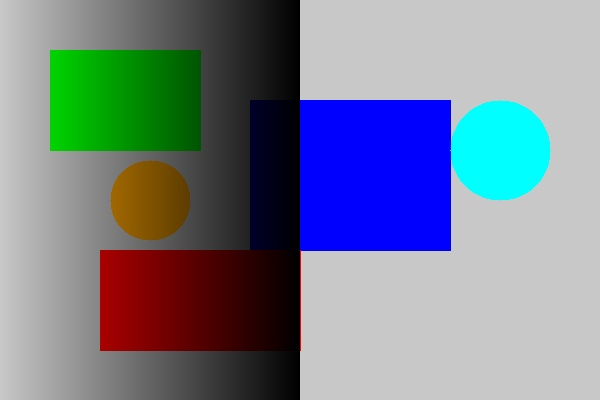
#> input picture Chapter1/module4/test_image_clean.jpg, 600 x 400 px; the run also reads 1 picture not shown here
$ python opencv_filter_benchmarking.py   (older library calls are emulated)
#> lines starting #> are read from the running program, lines starting #| are printed output that depends on the picture
"""
OpenCV Filter Benchmarking - Hands-on Exercises

This script demonstrates comprehensive benchmarking of image smoothing filters:
- Speed benchmarking using time.perf_counter() over multiple iterations
- Quality assessment using PSNR (Peak Signal-to-Noise Ratio)
- Quality assessment using SSIM (Structural Similarity Index)
- Comparison of 4 smoothing techniques: Box, Gaussian, Bilateral, Median
- Edge preservation vs noise suppression analysis
"""

import cv2
import numpy as np
import os
import time


def create_noisy_image(image_path):
    """
    Create a clean sample image and generate a noisy version for testing.

    Creates a clean image with geometric shapes and adds Gaussian noise
    to simulate real-world noisy images.

    Args:
        image_path (str): Base path for saving images (without extension).

    Returns:
        tuple: (clean_image, noisy_image) where:
            - clean_image (ndarray): Clean reference image
            - noisy_image (ndarray): Noisy version for filtering

    Prints:
        - Confirmation of image creation
        - Image dimensions and noise characteristics
    """
    clean_path = image_path + "_clean.jpg"
    noisy_path = image_path + "_noisy.jpg"

    if os.path.exists(clean_path) and os.path.exists(noisy_path):
        clean = cv2.imread(clean_path)
        noisy = cv2.imread(noisy_path)
        return clean, noisy

    # Create clean image with geometric shapes
    clean = np.ones((400, 600, 3), dtype=np.uint8) * 200  # Light gray background

    # Add colored rectangles
    cv2.rectangle(clean, (50, 50), (200, 150), (0, 255, 0), -1)  # Green
    cv2.rectangle(clean, (250, 100), (450, 250), (255, 0, 0), -1)  # Blue
    cv2.rectangle(clean, (100, 250), (300, 350), (0, 0, 255), -1)  # Red

    # Add circles
    cv2.circle(clean, (150, 200), 40, (0, 165, 255), -1)  # Orange
    cv2.circle(clean, (500, 150), 50, (255, 255, 0), -1)  # Cyan

    # Add gradients for smooth transitions
    for y in range(clean.shape[0]):
        for x in range(clean.shape[1]):
            if x < 300:
                clean[y, x] = (clean[y, x] * (1 - x / 300.0)).astype(np.uint8)

    # Save clean image
    os.makedirs(os.path.dirname(image_path) if os.path.dirname(image_path) else '.', exist_ok=True)
    cv2.imwrite(clean_path, clean)

    # Create noisy image by adding Gaussian noise
    noise = np.random.normal(0, 25, clean.shape).astype(np.float32)
    noisy = cv2.add(clean.astype(np.float32), noise)
    noisy = np.clip(noisy, 0, 255).astype(np.uint8)

    cv2.imwrite(noisy_path, noisy)
    return clean, noisy


def load_test_images(image_path):
    """
    Load clean and noisy test images for benchmarking.

    Creates test images if they don't exist and loads them.

    Args:
        image_path (str): Base path for image files.

    Returns:
        tuple: (clean_image, noisy_image) where:
            - clean_image (ndarray): Clean reference image (ground truth)
            - noisy_image (ndarray): Noisy image for filtering

    Prints:
        - Image dimensions
        - Noise statistics
    """
    print("\n" + "="*70)
    print("LOADING TEST IMAGES")
    print("="*70)

    clean, noisy = create_noisy_image(image_path)

    print(f"✓ Clean image loaded: Shape {clean.shape}")
    print(f"✓ Noisy image loaded: Shape {noisy.shape}")

    # Calculate noise statistics
    noise_diff = cv2.absdiff(clean.astype(np.float32), noisy.astype(np.float32))
    noise_mean = noise_diff.mean()
    noise_std = noise_diff.std()

    print(f"\nNoise Statistics:")
    print(f"  Mean absolute difference: {noise_mean:.2f}")
    print(f"  Std deviation: {noise_std:.2f}")
    print(f"  Noise estimate (σ): ~25.0")

    return clean, noisy


def psnr(clean, filtered):
    """
    Calculate Peak Signal-to-Noise Ratio (PSNR).

    PSNR = 10 * log10(MAX²/MSE) where MAX=255 for uint8 images.
    Higher values indicate better quality (more similar to clean image).

    Args:
        clean (ndarray): Clean reference image (ground truth).
        filtered (ndarray): Filtered image to evaluate.

    Returns:
        float: PSNR value in dB.

    Formula:
        MSE = mean((clean - filtered)²)
        PSNR = 10 * log10(255² / MSE)
    """
    clean = clean.astype(np.float32)
    filtered = filtered.astype(np.float32)

    mse = np.mean((clean - filtered) ** 2)
    if mse == 0:
        return 100.0  # Perfect reconstruction

    max_pixel = 255.0
    psnr_value = 10 * np.log10((max_pixel ** 2) / mse)
    return psnr_value


def ssim_score(clean, filtered):
    """
    Calculate Structural Similarity Index (SSIM).

    SSIM measures perceived quality considering luminance, contrast, and structure.
    Values range from -1 to 1, where 1 is perfect similarity.

    Args:
        clean (ndarray): Clean reference image (ground truth).
        filtered (ndarray): Filtered image to evaluate.

    Returns:
        float: SSIM value (range: -1 to 1).

    Formula:
        SSIM = (2μx*μy + C1)(2σxy + C2) / ((μx² + μy² + C1)(σx² + σy² + C2))
    """
    clean = cv2.cvtColor(clean, cv2.COLOR_BGR2GRAY) if len(clean.shape) == 3 else clean
    filtered = cv2.cvtColor(filtered, cv2.COLOR_BGR2GRAY) if len(filtered.shape) == 3 else filtered

    clean = clean.astype(np.float32)
    filtered = filtered.astype(np.float32)

    # Constants for SSIM
    c1 = (0.01 * 255) ** 2
    c2 = (0.03 * 255) ** 2

    # Calculate local means
    kernel = cv2.getGaussianKernel(11, 1.5)
    kernel = kernel @ kernel.T

    mu1 = cv2.filter2D(clean, -1, kernel)
    mu2 = cv2.filter2D(filtered, -1, kernel)

    mu1_sq = mu1 ** 2
    mu2_sq = mu2 ** 2
    mu1_mu2 = mu1 * mu2

    sigma1_sq = cv2.filter2D(clean ** 2, -1, kernel) - mu1_sq
    sigma2_sq = cv2.filter2D(filtered ** 2, -1, kernel) - mu2_sq
    sigma12 = cv2.filter2D(clean * filtered, -1, kernel) - mu1_mu2

    # Calculate SSIM map
    ssim_map = ((2 * mu1_mu2 + c1) * (2 * sigma12 + c2)) / \
               ((mu1_sq + mu2_sq + c1) * (sigma1_sq + sigma2_sq + c2))

    return np.mean(ssim_map)


def benchmark_speed(noisy, kernel_size=5, iterations=100):
    """
    Benchmark execution time of all smoothing filters.

    Measures wall-clock time using time.perf_counter() for accurate benchmarking.
    Each filter is applied multiple iterations to reduce timing noise.

    Args:
        noisy (ndarray): Input noisy image.
        kernel_size (int): Size of convolution kernel (default: 5).
        iterations (int): Number of iterations per filter (default: 100).

    Returns:
        dict: Dictionary with filter names as keys and execution times (ms) as values.

    Prints:
        - Execution time for each filter
        - Time per iteration
        - Speed ranking (fastest to slowest)
    """
    print("\n" + "="*70)
    print("SPEED BENCHMARKING (100 iterations)")
    print("="*70)

    results = {}
    times = {}

    # Box Filter (cv2.blur)
    print(f"\n1. Box Filter (cv2.blur):")
    start = time.perf_counter()
    for _ in range(iterations):
        cv2.blur(noisy, (kernel_size, kernel_size))
    elapsed = (time.perf_counter() - start) * 1000  # Convert to ms
    times['Box Filter'] = elapsed
    results['box'] = cv2.blur(noisy, (kernel_size, kernel_size))
    print(f"   Total time: {elapsed:.2f} ms")
    print(f"   Per iteration: {elapsed/iterations:.4f} ms")

    # Gaussian Filter (cv2.GaussianBlur)
    print(f"\n2. Gaussian Filter (cv2.GaussianBlur):")
    start = time.perf_counter()
    for _ in range(iterations):
        cv2.GaussianBlur(noisy, (kernel_size, kernel_size), 1.0)
    elapsed = (time.perf_counter() - start) * 1000
    times['Gaussian Filter'] = elapsed
    results['gaussian'] = cv2.GaussianBlur(noisy, (kernel_size, kernel_size), 1.0)
    print(f"   Total time: {elapsed:.2f} ms")
    print(f"   Per iteration: {elapsed/iterations:.4f} ms")

    # Median Filter (cv2.medianBlur)
    print(f"\n3. Median Filter (cv2.medianBlur):")
    start = time.perf_counter()
    for _ in range(iterations):
        cv2.medianBlur(noisy, kernel_size)
    elapsed = (time.perf_counter() - start) * 1000
    times['Median Filter'] = elapsed
    results['median'] = cv2.medianBlur(noisy, kernel_size)
    print(f"   Total time: {elapsed:.2f} ms")
    print(f"   Per iteration: {elapsed/iterations:.4f} ms")

    # Bilateral Filter (cv2.bilateralFilter)
    print(f"\n4. Bilateral Filter (cv2.bilateralFilter):")
    start = time.perf_counter()
    for _ in range(iterations):
        cv2.bilateralFilter(noisy, kernel_size, 75, 75)
    elapsed = (time.perf_counter() - start) * 1000
    times['Bilateral Filter'] = elapsed
    results['bilateral'] = cv2.bilateralFilter(noisy, kernel_size, 75, 75)
    print(f"   Total time: {elapsed:.2f} ms")
    print(f"   Per iteration: {elapsed/iterations:.4f} ms")

    # Ranking
    print(f"\n" + "-"*70)
    print("SPEED RANKING (Fastest to Slowest):")
    for rank, (name, time_ms) in enumerate(sorted(times.items(), key=lambda x: x[1]), 1):
        print(f"  {rank}. {name:<20} - {time_ms:>8.2f} ms")

    return results, times


def benchmark_quality(clean, filtered_results, output_dir):
    """
    Benchmark quality of filtered images using PSNR and SSIM metrics.

    Compares each filtered result against the clean reference image
    using objective quality metrics.

    Args:
        clean (ndarray): Clean reference image (ground truth).
        filtered_results (dict): Dictionary of filtered images.
        output_dir (str): Directory to save results.

    Returns:
        dict: Dictionary with quality metrics for each filter.

    Prints:
        - PSNR and SSIM for each filter
        - Quality ranking
        - Interpretation of results
    """
    print("\n" + "="*70)
    print("QUALITY BENCHMARKING (Against Clean Reference)")
    print("="*70)

    metrics = {}

    for name, filtered in filtered_results.items():
        psnr_val = psnr(clean, filtered)
        ssim_val = ssim_score(clean, filtered)
        metrics[name] = {'psnr': psnr_val, 'ssim': ssim_val}

        print(f"\n{name.upper()}:")
        print(f"  PSNR: {psnr_val:.2f} dB")
        print(f"  SSIM: {ssim_val:.4f}")

    # Ranking by PSNR
    print(f"\n" + "-"*70)
    print("QUALITY RANKING (by PSNR - Higher is Better):")
    sorted_psnr = sorted(metrics.items(), key=lambda x: x[1]['psnr'], reverse=True)
    for rank, (name, values) in enumerate(sorted_psnr, 1):
        print(f"  {rank}. {name.upper():<20} - PSNR: {values['psnr']:>6.2f} dB, SSIM: {values['ssim']:>6.4f}")

    return metrics


def analyze_edge_preservation(clean, noisy, filtered_results, output_dir):
    """
    Analyze edge preservation capability of each filter.

    Uses Sobel edge detection to measure edge sharpness before and after filtering.
    Quantifies how well each filter preserves important image features while
    suppressing noise. Saves edge maps to output directory.

    Args:
        clean (ndarray): Clean reference image.
        noisy (ndarray): Noisy image.
        filtered_results (dict): Dictionary of filtered images.
        output_dir (str): Directory to save edge maps.

    Prints:
        - Edge energy for each filter
        - Edge preservation analysis
        - Recommendations for different use cases
    """
    print("\n" + "="*70)
    print("EDGE PRESERVATION ANALYSIS")
    print("="*70)

    # Convert to grayscale for edge detection
    clean_gray = cv2.cvtColor(clean, cv2.COLOR_BGR2GRAY)
    noisy_gray = cv2.cvtColor(noisy, cv2.COLOR_BGR2GRAY)

    # Compute edge maps using Sobel
    sobelx_clean = cv2.Sobel(clean_gray, cv2.CV_32F, 1, 0, ksize=3)
    sobely_clean = cv2.Sobel(clean_gray, cv2.CV_32F, 0, 1, ksize=3)
    edge_clean = np.sqrt(sobelx_clean**2 + sobely_clean**2)

    sobelx_noisy = cv2.Sobel(noisy_gray, cv2.CV_32F, 1, 0, ksize=3)
    sobely_noisy = cv2.Sobel(noisy_gray, cv2.CV_32F, 0, 1, ksize=3)
    edge_noisy = np.sqrt(sobelx_noisy**2 + sobely_noisy**2)

    edge_energy_clean = np.sum(edge_clean)
    edge_energy_noisy = np.sum(edge_noisy)

    print(f"\nReference Edge Energy:")
    print(f"  Clean image: {edge_energy_clean:.0f}")
    print(f"  Noisy image: {edge_energy_noisy:.0f}")

    # Analyze filtered images
    edge_analysis = {}
    for name, filtered in filtered_results.items():
        filtered_gray = cv2.cvtColor(filtered, cv2.COLOR_BGR2GRAY)

        sobelx = cv2.Sobel(filtered_gray, cv2.CV_32F, 1, 0, ksize=3)
        sobely = cv2.Sobel(filtered_gray, cv2.CV_32F, 0, 1, ksize=3)
        edge_filtered = np.sqrt(sobelx**2 + sobely**2)

        edge_energy = np.sum(edge_filtered)
        preservation_ratio = edge_energy / edge_energy_clean

        edge_analysis[name] = {
            'edge_energy': edge_energy,
            'preservation_ratio': preservation_ratio
        }

        print(f"\n{name.upper()}:")
        print(f"  Edge energy: {edge_energy:.0f}")
        print(f"  Preservation ratio: {preservation_ratio:.4f} (1.0 = perfect preservation)")

    # Save edge maps
    os.makedirs(output_dir, exist_ok=True)
    for name, filtered in filtered_results.items():
        filtered_gray = cv2.cvtColor(filtered, cv2.COLOR_BGR2GRAY)
        sobelx = cv2.Sobel(filtered_gray, cv2.CV_32F, 1, 0, ksize=3)
        sobely = cv2.Sobel(filtered_gray, cv2.CV_32F, 0, 1, ksize=3)
        edge_map = cv2.magnitude(sobelx, sobely)
        edge_map_normalized = np.zeros_like(edge_map)
        cv2.normalize(edge_map, edge_map_normalized, 0, 255, cv2.NORM_MINMAX)
        edge_map_uint8 = edge_map_normalized.astype(np.uint8)

        edge_path = os.path.join(output_dir, f'edge_map_{name}.jpg')
        cv2.imwrite(edge_path, edge_map_uint8)

    return edge_analysis


def display_comparison(clean, noisy, filtered_results, wait_key=True):
    """
    Display original, noisy, and filtered images for visual comparison.

    Args:
        clean (ndarray): Clean reference image.
        noisy (ndarray): Noisy image.
        filtered_results (dict): Dictionary of filtered images.
        wait_key (bool): Whether to wait for key press.
    """
    cv2.imshow("Original (Clean)", clean)
    cv2.imshow("Noisy Image", noisy)

    for name, filtered in filtered_results.items():
        cv2.imshow(f"Filtered ({name.upper()})", filtered)

    if wait_key:
        print("  (Press any key to continue...)")
        cv2.waitKey(0)
        cv2.destroyAllWindows()


def create_comparison_report(times, metrics, edge_analysis, output_dir):
    """
    Create a comprehensive comparison report and save to file.

    Args:
        times (dict): Speed benchmark results.
        metrics (dict): Quality metrics results.
        edge_analysis (dict): Edge preservation analysis results.
        output_dir (str): Directory to save report.

    Prints:
        - Comprehensive comparison table
        - Recommendations for each filter
    """
    filter_names = {
        'box': 'Box Filter',
        'gaussian': 'Gaussian Filter',
        'median': 'Median Filter',
        'bilateral': 'Bilateral Filter'
    }

    print("\n" + "="*70)
    print("COMPREHENSIVE BENCHMARKING REPORT")
    print("="*70)

    print(f"\n{'FILTER':<20} {'TIME (ms)':<12} {'PSNR (dB)':<12} {'SSIM':<10} {'EDGE PRES.':<12}")
    print("-"*70)

    for name in ['box', 'gaussian', 'median', 'bilateral']:
        time_ms = times.get(filter_names[name], 0)

        if name in metrics:
            psnr_val = metrics[name]['psnr']
            ssim_val = metrics[name]['ssim']
            edge_pres = edge_analysis[name]['preservation_ratio']

            print(f"{name.upper():<20} {time_ms:<12.2f} {psnr_val:<12.2f} {ssim_val:<10.4f} {edge_pres:<12.4f}")

    print("\n" + "="*70)
    print("RECOMMENDATIONS")
    print("="*70)

    print(f"\n1. BOX FILTER (FASTEST)")
    print(f"   - Fastest filter, suitable for real-time applications")
    print(f"   - Good noise suppression with minimal edge blurring")
    print(f"   - Use when: Speed is critical, slight blur acceptable")

    print(f"\n2. GAUSSIAN FILTER (BALANCED)")
    print(f"   - Good balance between speed and quality")
    print(f"   - Smooth, natural-looking results")
    print(f"   - Use when: General-purpose smoothing needed")

    print(f"\n3. MEDIAN FILTER (EDGE PRESERVATION)")
    print(f"   - Excellent for salt-and-pepper noise")
    print(f"   - Very good edge preservation")
    print(f"   - Use when: Preserving sharp edges is important")

    print(f"\n4. BILATERAL FILTER (SLOWEST, BEST QUALITY)")
    print(f"   - Slowest but best overall quality")
    print(f"   - Excellent edge preservation + noise suppression")
    print(f"   - Use when: Quality is more important than speed")

    # Save report to file
    report_path = os.path.join(output_dir, 'benchmarking_report.txt')
    with open(report_path, 'w') as f:
        f.write("="*70 + "\n")
        f.write("OPENCV FILTER BENCHMARKING REPORT\n")
        f.write("="*70 + "\n\n")

        f.write(f"{'FILTER':<20} {'TIME (ms)':<12} {'PSNR (dB)':<12} {'SSIM':<10} {'EDGE PRES.':<12}\n")
        f.write("-"*70 + "\n")

        for name in ['box', 'gaussian', 'median', 'bilateral']:
            time_ms = times.get(filter_names[name], 0)

            if name in metrics:
                psnr_val = metrics[name]['psnr']
                ssim_val = metrics[name]['ssim']
                edge_pres = edge_analysis[name]['preservation_ratio']

                f.write(f"{name.upper():<20} {time_ms:<12.2f} {psnr_val:<12.2f} {ssim_val:<10.4f} {edge_pres:<12.4f}\n")

    print(f"\n✓ Report saved: {report_path}")


def main():
    """
    Execute comprehensive filter benchmarking exercises.

    Orchestrates the complete workflow:
    1. Loads or creates clean and noisy test images
    2. Applies all 4 smoothing filters
    3. Benchmarks execution speed (100 iterations each)
    4. Benchmarks quality using PSNR and SSIM metrics
    5. Analyzes edge preservation capability
    6. Displays visual comparisons
    7. Generates comprehensive report

    Prints:
        - Progress headers for each benchmarking section
        - Detailed metrics and statistics
        - Recommendations for filter selection
        - Report file path
    """
    print("\n" + "="*70)
    print("OPENCV FILTER BENCHMARKING - HANDS-ON EXERCISES")
    print("="*70)

    # Define paths
    current_dir = os.path.dirname(os.path.abspath(__file__))
    image_path = os.path.join(current_dir, 'test_image')
    output_dir = os.path.join(current_dir, 'output_benchmarking')

    # 1. Load test images
    clean, noisy = load_test_images(image_path)
#> in create_noisy_image, clean is the input picture: shape (400, 600, 3); mean B, G, R 141.9, 128.3, 118.7
#| ✓ Clean image loaded: Shape (400, 600, 3)
#| ✓ Noisy image loaded: Shape (400, 600, 3)
#> in load_test_images, `noise_diff = cv2.absdiff(clean.astype(np.float32), noisy.astype(np.flo..`:
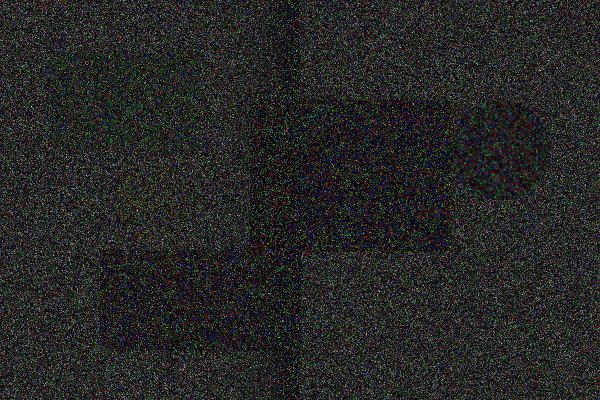
#> noise_diff: shape (400, 600, 3) float32; mean B, G, R 12.8, 13.2, 13; drawn with min black and max white
#> in load_test_images, `noise_mean = noise_diff.mean()`: noise_mean = 13
#> in load_test_images, `noise_std = noise_diff.std()`: noise_std = 10.49
#|   Mean absolute difference: 13.00
#|   Std deviation: 10.49

    # 2. Benchmark speed
    filtered_results, times = benchmark_speed(noisy, kernel_size=5, iterations=100)
#> filtered_results = 4 items; times = {'Box Filter': 34.97, 'Gaussian Filter': 91.72, 'Median Filter': 229.1, 'Bilateral Filter': 802.9}

    # 3. Benchmark quality
    metrics = benchmark_quality(clean, filtered_results, output_dir)
#> the loop in benchmark_quality, `for name, filtered in filtered_results.items():` made 4 passes
#> (name, mse in psnr, psnr_value in psnr, psnr_val, ssim_val) on passes 1 to 4: ('box', 92.59, 28.47, 28.47, 0.874), ('gaussian', 82.24, 28.98, 28.98, 0.798), ('median', 51.71, 31, 31, 0.87), ('bilateral', 81.22, 29.03, 29.03, 0.665)
#> (printed output is left out)
#> pass 1, in psnr, `filtered = filtered.astype(np.float32)`:
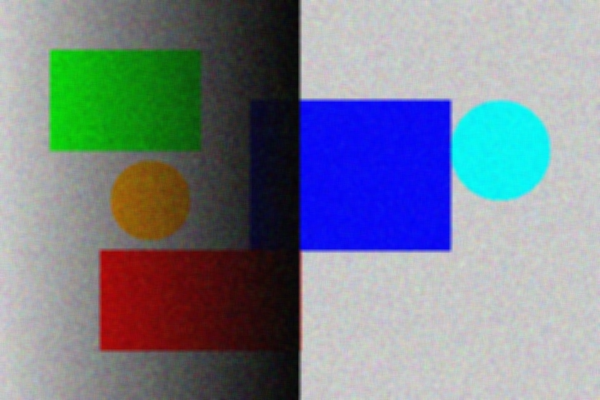
#> filtered: shape (400, 600, 3) float32; mean of channels 0, 1, 2 142.4, 129.8, 120.9; drawn as B, G, R
#> pass 1, in ssim_score, `clean = cv2.cvtColor(clean, cv2.COLOR_BGR2GRAY) if len(clean.shape) ==..`:
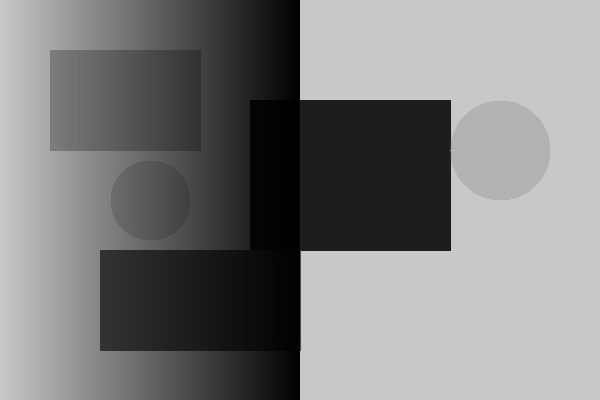
#> clean: shape (400, 600); min 0, max 206, mean 127
#> after the loop in benchmark_quality, `for name, filtered in filtered_results.items():`: metrics = 4 items
#> the loop in benchmark_quality, `for rank, (name, values) in enumerate(sorted_psnr, 1):` made 4 passes
#> (name, values) on passes 1 to 4: ('median', {'psnr': 31, 'ssim': 0.87}), ('bilateral', {'psnr': 29.03, 'ssim': 0.665}), ('gaussian', {'psnr': 28.98, 'ssim': 0.798}), ('box', {'psnr': 28.47, 'ssim': 0.874})
#> (printed output is left out)
#> metrics = 4 items

    # 4. Analyze edge preservation
    edge_analysis = analyze_edge_preservation(clean, noisy, filtered_results, output_dir)
#> in analyze_edge_preservation, `sobelx_clean = cv2.Sobel(clean_gray, cv2.CV_32F, 1, 0, ksize=3)`:
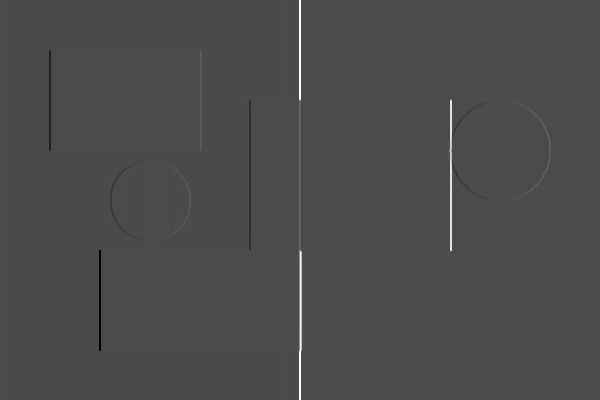
#> sobelx_clean: shape (400, 600) float32; min -337, max 800, mean 0; drawn with min black and max white
#> in analyze_edge_preservation, `sobely_clean = cv2.Sobel(clean_gray, cv2.CV_32F, 0, 1, ksize=3)`:
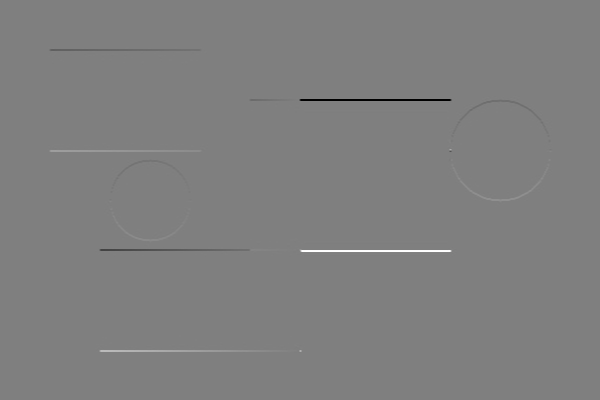
#> sobely_clean: shape (400, 600) float32; min -689, max 688, mean 0; drawn with min black and max white
#> (the rest of the program and of its run is left out)
